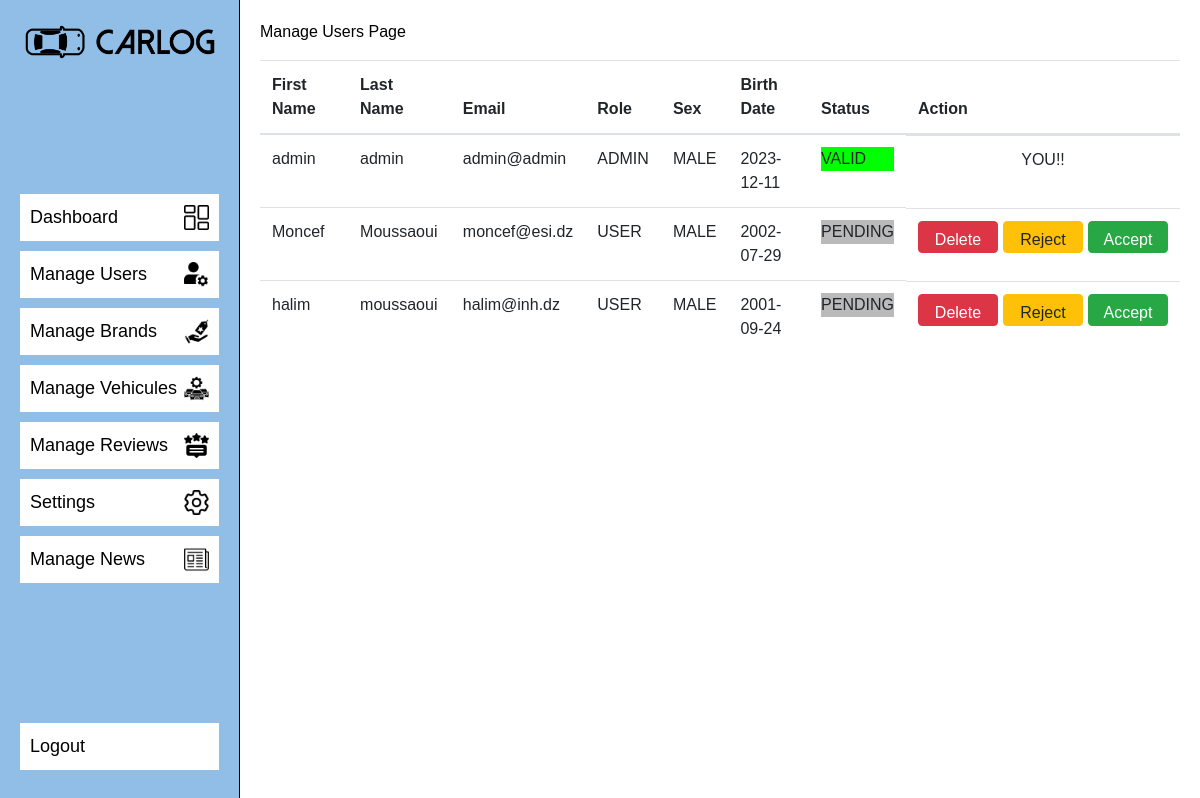
The page /admin/manageUsersPage/ (signed in) on the database as committed earlier.
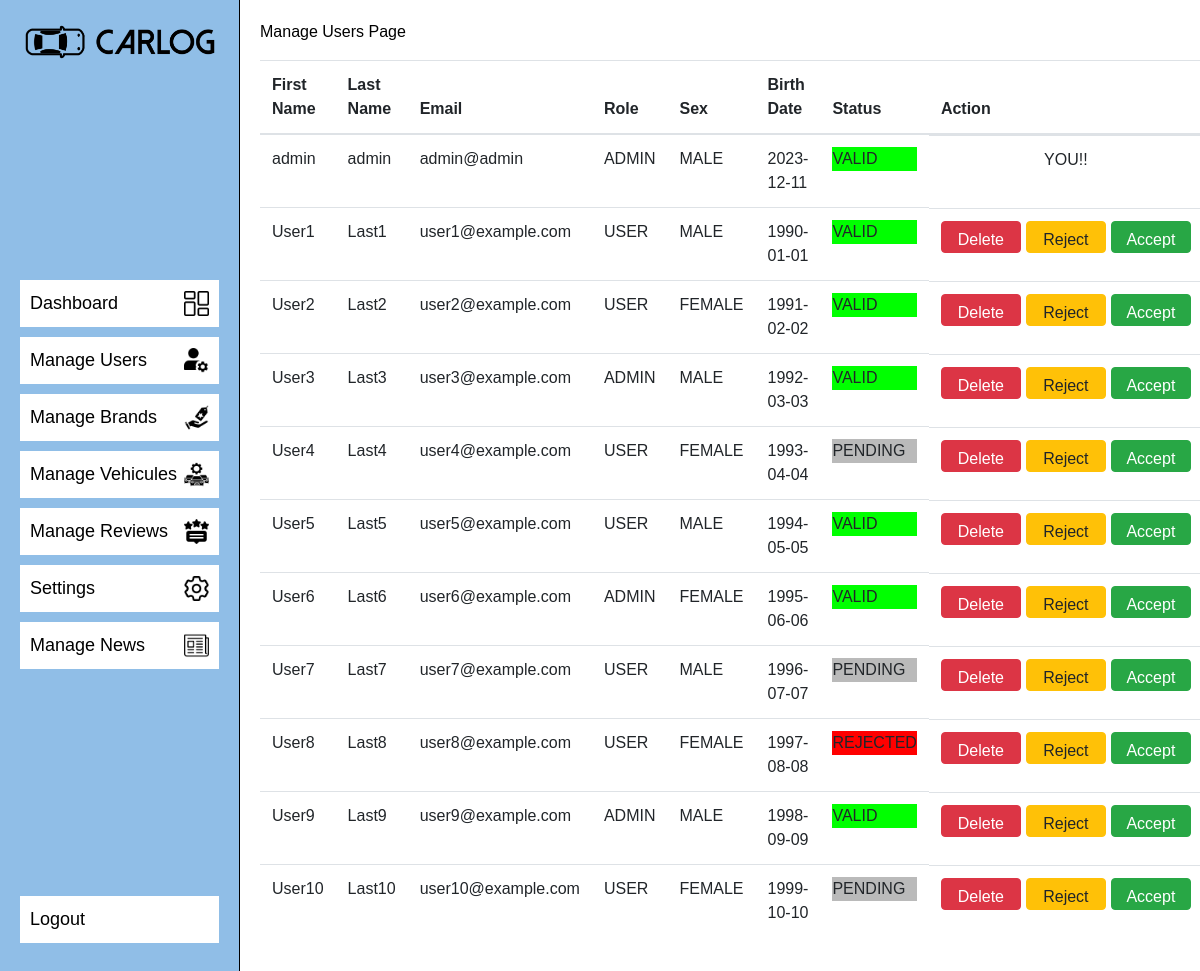
The same page on the database as committed later.
### tables this page shows
CREATE TABLE `users` (
  `id` int(11) NOT NULL,
  `password` varchar(255) DEFAULT NULL,
  `email` varchar(255) DEFAULT NULL,
  `firstName` varchar(255) DEFAULT NULL,
  `lastName` varchar(255) DEFAULT NULL,
  `role` enum('USER','ADMIN') DEFAULT NULL,
  `birthDate` date DEFAULT NULL,
  `sex` enum('MALE','FEMALE') DEFAULT NULL,
  `status` enum('VALID','REJECTED','PENDING') DEFAULT NULL,
  `profilePicture` varchar(255) DEFAULT NULL
);

### app/router.php (called while the page is built, shortened)
<?php
require_once($_SERVER['DOCUMENT_ROOT'] . "/CarLog/app/views/adminViews/manageUsersPage.php");
$request = rtrim($_SERVER['REQUEST_URI'], '/') . '/';
$request = strtok($request, '?');
$userRole = isset($_SESSION['USER']) ? $_SESSION['USER']['role'] : 'GUEST';
$view = null;
switch ($request) {
    case '/CarLog/admin/manageUsersPage/':
        if ($userRole === 'ADMIN') {
            $view = new ManageUsersPage();
        } else {
            $view = new UnAuthorizedPage();
        }
        break;
}
$view->showPage();

### config/queries/userQueries.php (called while the page is built, shortened)
<?php
class UserQueries
{
    public static function getAllUsers()
    {
        return "SELECT * FROM users";
    }
}

### app/models/userModel.php (called while the page is built, shortened)
<?php
require_once($_SERVER['DOCUMENT_ROOT'] . "/CarLog/Config/queries/userQueries.php");
require_once($_SERVER['DOCUMENT_ROOT'] . '/CarLog/app/controllers/databaseController.php');
class UserModel
{
    public function getAllUsers()
    {
        $dbController = new DatabaseController();
        $database = $dbController->connect();
        $query = UserQueries::getAllUsers();
        $users = $dbController->request($database, $query);
        return $users;
    }
}

### app/controllers/databaseController.php (called while the page is built, shortened)
<?php
require_once($_SERVER['DOCUMENT_ROOT'] . '/CarLog/app/models/databaseModel.php');
class DatabaseController
{
    public function request($database, $query, $params = [])
    {
        $databaseModel = new DatabaseModel();
        return $databaseModel->request($database, $query, $params);
    }
}

### app/models/databaseModel.php (called while the page is built, shortened)
<?php
class DatabaseModel
{
    public function request($database, $query, $params = [])
    {
        try {
            $stmt = $database->prepare($query);
            if ($stmt) {
                if (!empty($params)) {
                    $stmt->execute($params);
                } else {
                    $stmt->execute();
                }
                $result = $stmt->fetchAll(PDO::FETCH_ASSOC);
                return $result;
            } else {
                return false;
            }
        } catch (PDOException $e) {
            echo "Query execution failed: " . $e->getMessage();
            return false;
        }
    }
}

### app/controllers/userController.php (called while the page is built, shortened)
<?php
require_once($_SERVER['DOCUMENT_ROOT'] . '/CarLog/app/models/userModel.php');
class UserController
{
    public function getAllUsers()
    {
        $userModel = new UserModel();
        $users = $userModel->getAllUsers();
        return $users;
    }
}

### app/views/adminViews/manageUsersPage.php (the view, shortened to what the changed rows need)
<?php
require_once($_SERVER['DOCUMENT_ROOT'] . "/CarLog/app/controllers/userController.php");
class ManageUsersPage
{
    public function showPage()
    {
        ?>
        <div class="page">
            <?php
            $this->showUsersTable();
            ?>
        </div>
        <?php
    }
    private function showUsersTable()
    {
        $userController = new UserController();
        $users = $userController->getAllUsers();
        ?>
        <table class="table">
            <thead>
                <tr>
                    <th>First Name</th>
                    <th>Last Name</th>
                    <th>Email</th>
                    <th>Role</th>
                    <th>Sex</th>
                    <th>Birth Date</th>
                    <th>Status</th>
                    <th>Action</th>
                </tr>
            </thead>
            <tbody>
                <?php
                foreach ($users as $user) {
                    ?>
                    <tr>
                        <td>
                            <?php echo $user['firstName'] ?>
                        </td>
                        <td>
                            <?php echo $user['lastName'] ?>
                        </td>
                        <td>
                            <?php echo $user['email'] ?>
                        </td>
                        <td>
                            <?php echo $user['role'] ?>
                        </td>
                        <td>
                            <?php echo $user['sex'] ?>
                        </td>
                        <td>
                            <?php echo $user['birthDate'] ?>
                        </td>
                        <td>
                            <p class="<?php echo $user['status'] ?>">
                                <?php echo $user['status'] ?>
                            </p>
                        </td>
                        <td class="table-action-btn">
                            <?php if ($user['id'] != $_SESSION['USER']['id']) { ?>
                                <button class="btn btn-danger" onclick="deleteUser(<?php echo $user['id'] ?>)">Delete</button>
                                <button class="btn btn-warning" onclick="rejectUser(<?php echo $user['id'] ?>)">Reject</button>
                                <button class="btn btn-success" onclick="validateUser(<?php echo $user['id'] ?>)">Accept</button>
                            <?php } else { ?>
                                <p>YOU!!</p>
                            <?php } ?>
                        </td>
                    </tr>
                    <?php
                }
                ?>
            </tbody>
        </table>
        <?php
    }
}

Rows that differ between the two databases and show on the page:
removed users: firstName "Moncef", lastName "Moussaoui", email "moncef@esi.dz", role "USER", sex "MALE", birthDate "2002-07-29", status "PENDING"
removed users: firstName "halim", lastName "moussaoui", email "halim@inh.dz", role "USER", sex "MALE", birthDate "2001-09-24", status "PENDING"
added users: firstName "User1", lastName "Last1", email "user1@example.com", role "USER", sex "MALE", birthDate "1990-01-01", status "VALID"
added users: firstName "User2", lastName "Last2", email "user2@example.com", role "USER", sex "FEMALE", birthDate "1991-02-02", status "VALID"
added users: firstName "User3", lastName "Last3", email "user3@example.com", role "ADMIN", sex "MALE", birthDate "1992-03-03", status "VALID"
added users: firstName "User4", lastName "Last4", email "user4@example.com", role "USER", sex "FEMALE", birthDate "1993-04-04", status "PENDING"
added users: firstName "User5", lastName "Last5", email "user5@example.com", role "USER", sex "MALE", birthDate "1994-05-05", status "VALID"
added users: firstName "User6", lastName "Last6", email "user6@example.com", role "ADMIN", sex "FEMALE", birthDate "1995-06-06", status "VALID"
added users: firstName "User7", lastName "Last7", email "user7@example.com", role "USER", sex "MALE", birthDate "1996-07-07", status "PENDING"
added users: firstName "User8", lastName "Last8", email "user8@example.com", role "USER", sex "FEMALE", birthDate "1997-08-08", status "REJECTED"
added users: firstName "User9", lastName "Last9", email "user9@example.com", role "ADMIN", sex "MALE", birthDate "1998-09-09", status "VALID"
added users: firstName "User10", lastName "Last10", email "user10@example.com", role "USER", sex "FEMALE", birthDate "1999-10-10", status "PENDING"
